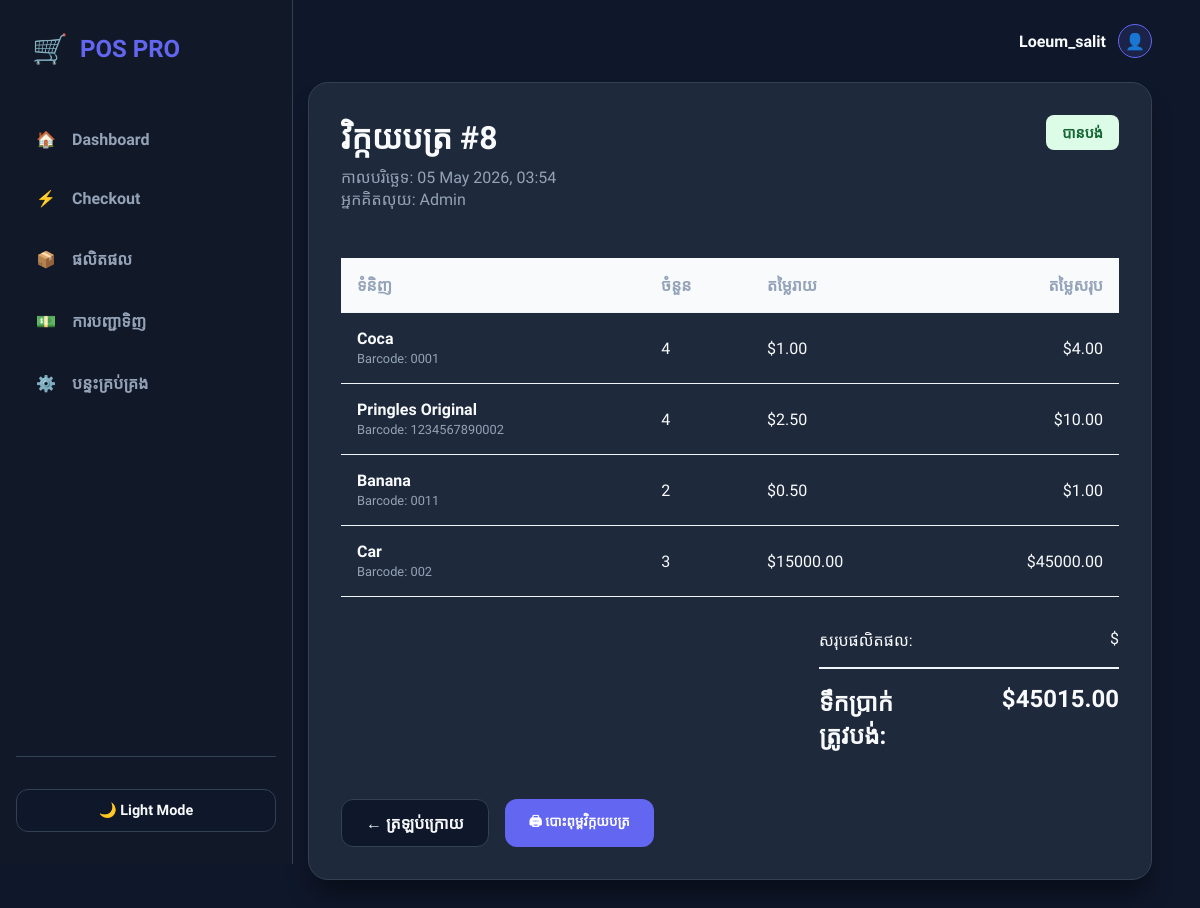
The app's page /sales/orders/8/ (signed in) with its own data.
### sales/models.py (models this page shows, shortened)
class Order(models.Model):
    STATUS_CHOICES = [
        ('open',       'បានបើក'),
        ('paid',       'បានបង់'),
        ('refunded',   'បានសង'),
        ('cancelled',  'បានលុបចោល'),
    ]
    cashier    = models.CharField(max_length=100)           # ឈ្មោះ ឬ ID បុគ្គលិក
    status     = models.CharField(max_length=20, choices=STATUS_CHOICES, default='open')
    created_at = models.DateTimeField(auto_now_add=True)    # កំណត់ពេលបង្កើតការបញ្ជាទិញ
    notes      = models.TextField(blank=True)
    @property
    def total(self):
        subtotal = sum(item.subtotal for item in self.items.all())
        try:
            return subtotal - self.discount.amount
        except Discount.DoesNotExist:
            return subtotal
    class Meta:
        ordering = ['-created_at']

class OrderItem(models.Model):
    order      = models.ForeignKey(Order, on_delete=models.CASCADE, related_name='items')
    product    = models.ForeignKey(Product, on_delete=models.PROTECT)   # PROTECT ការពារការលុបផលិតផលដែលមានការលក់
    quantity   = models.PositiveIntegerField(default=1)
    unit_price = models.DecimalField(max_digits=8, decimal_places=2)    # តម្លៃនៅពេលលក់
    @property
    def subtotal(self):
        return self.unit_price * self.quantity

class Product(models.Model):
    CATEGORY_CHOICES = [
        ('food',        'អាហារ និងភេសជ្ជៈ'),
        ('electronics', 'អេឡិចត្រូនិក'),
        ('clothing',    'សម្លៀកបំពាក់'),
        ('household',   'គ្រឿងសង្ហារឹម'),
        ('other',       'ផ្សេងៗ'),
    ]
    name       = models.CharField(max_length=200)
    category   = models.CharField(max_length=20, choices=CATEGORY_CHOICES)
    price      = models.DecimalField(max_digits=8, decimal_places=2)   # ឧ. 12.99
    stock      = models.PositiveIntegerField(default=0)                # ចំនួនក្នុងស្តុក
    barcode    = models.CharField(max_length=50, unique=True, blank=True)
    is_active  = models.BooleanField(default=True)                     # លាក់ទំនិញឈប់លក់
    image      = models.ImageField(upload_to='products/', blank=True, null=True)
    class Meta:
        ordering = ['name']

### sales/views.py (the view)
# urls.py: path('orders/<int:pk>/', views.order_detail, name='order_detail'),
@login_required
def order_detail(request, pk):
    order = get_object_or_404(Order, pk=pk)
    items = order.items.all()
    return render(request, 'sales/order_detail.html', {'order': order, 'items': items})

### sales/templates/sales/order_detail.html (shortened to what this page needs)
{% extends 'base.html' %}
{% block content %}
<div class="card">
    <div class="order-header">
        <div>
            <h1 style="margin: 0;">វិក្កយបត្រ #{{ order.pk }}</h1>
            <p style="color: var(--text-muted); margin-top: 0.5rem;">
                កាលបរិច្ឆេទ: {{ order.created_at|date:"d F Y, H:i" }}<br>
                អ្នកគិតលុយ: {{ order.cashier }}
            </p>
        </div>
        <span class="status-badge status-{{ order.status }}">
            {{ order.get_status_display }}
        </span>
    </div>
    <table class="items-table">
        <thead>
            <tr>
                <th>ទំនិញ</th>
                <th>ចំនួន</th>
                <th>តម្លៃរាយ</th>
                <th style="text-align: right;">តម្លៃសរុប</th>
            </tr>
        </thead>
        <tbody>
            {% for item in items %}
            <tr>
                <td>
                    <strong>{{ item.product.name }}</strong><br>
                    <span style="font-size: 0.8rem; color: var(--text-muted);">Barcode: {{ item.product.barcode }}</span>
                </td>
                <td>{{ item.quantity }}</td>
                <td>${{ item.unit_price|floatformat:2 }}</td>
                <td style="text-align: right;">${{ item.subtotal|floatformat:2 }}</td>
            </tr>
            {% endfor %}
        </tbody>
    </table>
    <div class="order-summary">
        <div class="summary-row">
            <span>សរុបផលិតផល:</span>
            <span>${{ order.total|add:order.discount.amount|floatformat:2 }}</span>
        </div>
        <div class="summary-row total-row">
            <span>ទឹកប្រាក់ត្រូវបង់:</span>
            <span>${{ order.total|floatformat:2 }}</span>
        </div>
    </div>
    <div style="margin-top: 3rem; display: flex; gap: 1rem;">
        <a href="/sales/orders/" class="btn" style="background: var(--bg); color: var(--text-main); border: 1px solid var(--border);">← ត្រឡប់ក្រោយ</a>
        <button onclick="window.print()" class="btn btn-primary">🖨 បោះពុម្ពវិក្កយបត្រ</button>
    </div>
</div>
{% endblock %}

### records on screen
Order: pk "8", created_at "05 May 2026, 03:54", cashier "Admin", status "បានបង់", total "45015.00"
OrderItem: product.name "Coca", product.barcode "0001", quantity "4", unit_price "1.00", subtotal "4.00"
OrderItem: product.name "Pringles Original", product.barcode "1234567890002", quantity "4", unit_price "2.50", subtotal "10.00"
OrderItem: product.name "Banana", product.barcode "0011", quantity "2", unit_price "0.50", subtotal "1.00"
OrderItem: product.name "Car", product.barcode "002", quantity "3", unit_price "15000.00", subtotal "45000.00"
